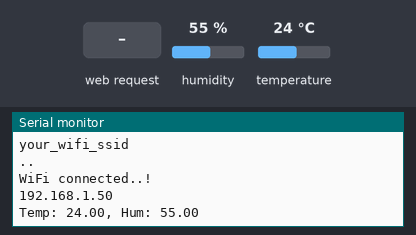
Bench run of a program on a simulated ESP8266 (Wemos D1 mini). Parts: the last lines printed to the serial monitor. The inputs (shaded band) are chosen by the test bench; at power-on: humidity 55 %, temperature 24 °C. WiFi joins after 1.5 s; servers stay silent unless stated.

Above: at 4.2 s.
4.3 s: HTTP request GET / received
At 4.7 s:
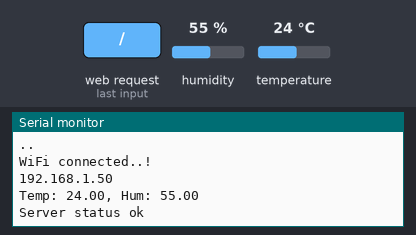
5.8 s: HTTP request GET /getSensorData received
At 5.96 s:
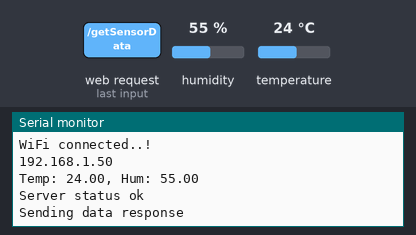
7.3 s: humidity set to 22 %
At 8.3 s:
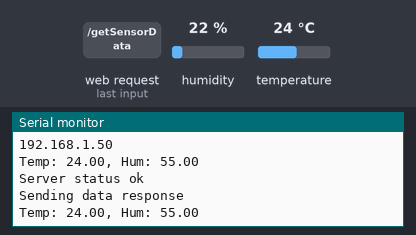
8.8 s: temperature set to 12 °C
At 9.7 s:
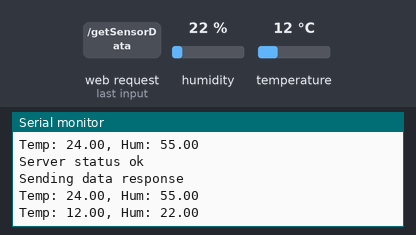
10.3 s: humidity set to 40 %
At 12.6 s:
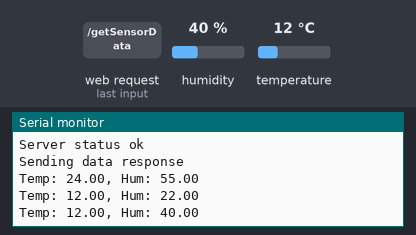
Timing chart, 0 to 12.8 s (numbered marks = the images above; inputs shaded):
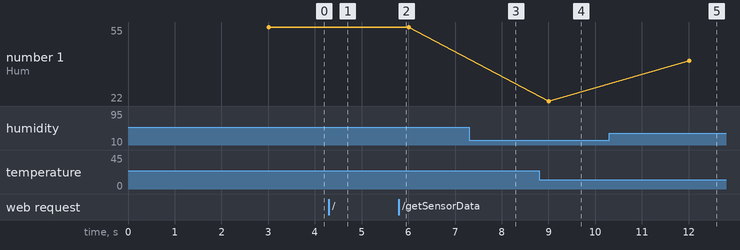

Measured:
- after the input at 4.3 s, the serial monitor: prints a new line at once (image 1)
- after the input at 5.8 s, the serial monitor: prints a new line at once (image 2)
- after the input at 8.8 s, the serial monitor: prints a new line after 0.21 s (image 4)
- after the input at 10.3 s, the serial monitor: prints a new line after 1.7 s (image 5)
- plotted number 1: 22 → 40 after the input at 10.3 s

The program:

main.cpp
```cpp
#include "config.h"
#include <Arduino.h>
#include <ArduinoJson.h>
#include <ESP8266WiFi.h>
#include <ESPAsyncTCP.h>
#include <ESPAsyncWebServer.h>
#include <DHT.h>

#define DHTTYPE DHT22

const char *ssid = WIFI_SSID;
const char *password = WIFI_PASSWORD;

IPAddress local_IP(DEVICE_IP);
IPAddress gateway(GATEWAY_IP);
IPAddress subnet(SUBNET_MASK);

AsyncWebServer server(80);
DHT dht(DEVICE_PIN, DHTTYPE);
float temp = 0.0;
float hum = 0.0;
unsigned long lastReadTime = 0;
const unsigned long readInterval = 3000;

void connectWiFi();

void setup() {
  Serial.begin(115200);
  dht.begin();

  connectWiFi();
  WiFi.setAutoReconnect(true);

  DefaultHeaders::Instance().addHeader("Access-Control-Allow-Origin", "*");
  DefaultHeaders::Instance().addHeader("Access-Control-Allow-Methods", "DELETE, POST, GET, OPTIONS");
  DefaultHeaders::Instance().addHeader("Access-Control-Allow-Headers", "Access-Control-Allow-Headers, Access-Control-Allow-Origin, Content-Type, Authorization, X-Requested-With");

  server.on("/", HTTP_GET, [](AsyncWebServerRequest *request){
    Serial.println("Server status ok");
    request->send(200, "text/plain", "ok");
  });

  server.on("/getSensorData", HTTP_GET, [](AsyncWebServerRequest *request) {
    Serial.println("Sending data response");
    int32_t rssi = WiFi.RSSI();

    JsonDocument doc;
    doc["temperature"] = temp;
    doc["humidity"] = hum;
    doc["signalStrength"] = rssi;

    String response;
    serializeJson(doc, response);

    request->send(200, "application/json", response);
  });

  server.begin();
}

void loop() {
  if (WiFi.status() != WL_CONNECTED) {
    Serial.println("WiFi Disconnected! Reconnecting...");
    connectWiFi();
  }

  if (millis() - lastReadTime >= readInterval) {
    lastReadTime = millis();
    float newTemp = dht.readTemperature();
    float newHum = dht.readHumidity();

    if (!isnan(newTemp) && !isnan(newHum)) {
      temp = newTemp;
      hum = newHum;
      Serial.printf("Temp: %.2f, Hum: %.2f\n", temp, hum);
    } else {
      Serial.println("Failed to read from DHT sensor");
    }
  }
}

void connectWiFi() {
  if (!WiFi.config(local_IP, gateway, subnet)) {
    Serial.println("STA Failed to configure");
  }
  Serial.println();
  Serial.println("Connecting to ");
  Serial.println(ssid);

  WiFi.begin(ssid, password);
  while (WiFi.status() != WL_CONNECTED) {
    delay(1000);
    Serial.print(".");
  }
  Serial.println("");
  Serial.println("WiFi connected..!");
  Serial.println(WiFi.localIP());

  delay(1000);
}
```

config.example.h
```cpp
#pragma once

// Wi-Fi
#define WIFI_SSID     "your_wifi_ssid"
#define WIFI_PASSWORD "your_wifi_password"

// Static IP for this device
#define DEVICE_IP   192, 168, 0, 101
#define GATEWAY_IP  192, 168, 0, 1
#define SUBNET_MASK 255, 255, 255, 0

// Hardware pin
#define DEVICE_PIN 5
 
```
